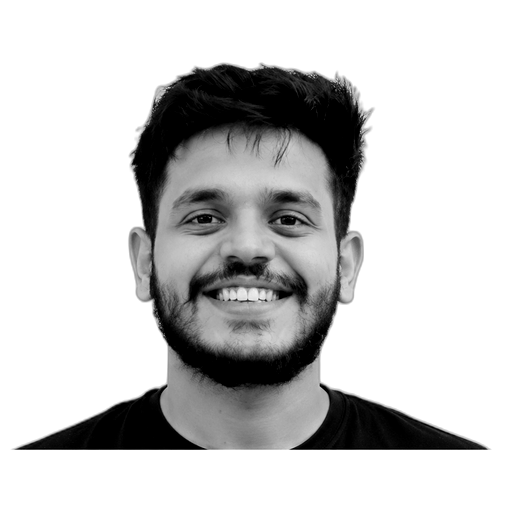
#> input picture assets/prepped.png, 512 x 512 px
$ python make_ascii_svg.py --input ../assets/prepped.png --output out.png
#> lines starting #> are read from the running program, lines starting #| are printed output that depends on the picture
### scripts/smil.py
"""Shared SMIL decoration for the profile SVGs.

An earlier version revealed content with staggered opacity animations. That
turned out to be fragile: when an SVG is embedded with <img> the animation
timeline is not guaranteed to advance -- a throttled tab, a still render, a
proxy that rasterises the image -- and anything whose animated value starts at
zero is then invisible forever, not merely un-animated. GitHub READMEs embed
images exactly that way, so the profile came out blank.

So content here is never animated into existence. Every glyph and square is
painted at full opacity, and animation is layered on top as decoration: a
sweep that passes over finished artwork, a cursor that blinks. If the timeline
never advances, the decoration parks somewhere harmless and the page still
reads exactly as intended.
"""


def scan_sweep(width, height, duration=6.0, colour="#39d353",
               band=None, opacity=0.16):
    """A soft horizontal band that travels down the artwork, forever.

    Parked at the very top when the timeline does not advance, where it reads
    as part of the border rather than as a missing element.
    """
    band = band or max(height * 0.08, 10)
    gid = f"sweep{int(width)}x{int(height)}"
    return (
        f'<defs>'
        f'<linearGradient id="{gid}" x1="0" y1="0" x2="0" y2="1">'
        f'<stop offset="0%" stop-color="{colour}" stop-opacity="0"/>'
        f'<stop offset="50%" stop-color="{colour}" stop-opacity="{opacity}"/>'
        f'<stop offset="100%" stop-color="{colour}" stop-opacity="0"/>'
        f'</linearGradient></defs>'
        f'<rect x="0" y="{-band}" width="{width}" height="{band}" '
        f'fill="url(#{gid})" pointer-events="none">'
        f'<animateTransform attributeName="transform" type="translate" '
        f'values="0,0; 0,{height + band}" dur="{duration}s" '
        f'repeatCount="indefinite"/>'
        f'</rect>'
    )


# [10 lines left out: function blink, not called in this run]

### scripts/make_ascii_svg.py
#!/usr/bin/env python3
"""Turn a prepared photo into an ASCII portrait as an SVG.

The animation is pure SMIL so it survives GitHub's README sanitiser, which
strips <script> and almost all inline CSS but renders SVG untouched. Each
row of characters is a <text> element, painted at full opacity, with a scan
sweep animated over the top.

    python3 scripts/make_ascii_svg.py --input assets/prepped.png \
        --output assets/portrait.svg
"""

import argparse
import os
from xml.sax.saxutils import escape

import numpy as np
from PIL import Image

from smil import scan_sweep

# Dark to light. The leading space is the background.
RAMP = " .:-=+*#%@"


def to_ascii(path, cols, char_aspect):
    """Sample the image into a grid of characters, darkest pixel -> densest glyph."""
    img = Image.open(path).convert("L")
    width, height = img.size
    rows = max(1, int(cols * (height / width) * char_aspect))
    img = img.resize((cols, rows), Image.LANCZOS)

    pixels = np.asarray(img, dtype=np.float32) / 255.0
    # Invert so bright pixels map to sparse glyphs on a dark terminal.
    idx = np.clip(((1.0 - pixels) * (len(RAMP) - 1)).round().astype(int),
                  0, len(RAMP) - 1)
    return ["".join(RAMP[i] for i in row) for row in idx]


def build_svg(lines, args):
    char_w = args.font_size * 0.6
    text_w = len(lines[0]) * char_w
    width = int(text_w) + args.padding * 2
    height = int(len(lines) * args.line_height) + args.padding * 2


    out = [
        f'<svg xmlns="http://www.w3.org/2000/svg" width="{width}" '
        f'height="{height}" viewBox="0 0 {width} {height}" '
        f'font-family="{escape(args.font)}" font-size="{args.font_size}">',
        f'  <rect width="100%" height="100%" fill="{args.background}" rx="10"/>',
        '  <g xml:space="preserve">',
    ]

    for i, line in enumerate(lines):
        y = args.padding + (i + 1) * args.line_height
        # textLength pins each row to an exact width, so the portrait keeps its
        # proportions no matter which monospace font the viewer actually has.
        out.append(
            f'    <text x="{args.padding}" y="{y}" fill="{args.color}" '
            f'textLength="{round(text_w, 2)}" lengthAdjust="spacingAndGlyphs" '
            f'>{escape(line)}</text>'
        )

    out.append('  </g>')
    out.append('  ' + scan_sweep(width, height, args.duration,
                                 colour=args.color))
    out.append('</svg>')
    return "\n".join(out)


def main():
    p = argparse.ArgumentParser(description=__doc__,
                                formatter_class=argparse.RawDescriptionHelpFormatter)
    p.add_argument("--input", required=True, help="prepared grayscale image")
    p.add_argument("--output", required=True, help="SVG path to write")
    p.add_argument("--cols", type=int, default=78,
                   help="character columns across (default: 78)")
    p.add_argument("--char-aspect", type=float, default=0.5,
                   help="glyph height/width ratio correction (default: 0.5)")
    p.add_argument("--font-size", type=float, default=9.0)
    p.add_argument("--line-height", type=float, default=9.0)
    p.add_argument("--font", default="SFMono-Regular,Consolas,Menlo,monospace")
    p.add_argument("--color", default="#39d353", help="glyph colour")
    p.add_argument("--background", default="#0d1117")
    p.add_argument("--padding", type=int, default=14)
    p.add_argument("--duration", type=float, default=6.0,
                   help="seconds for one pass of the scan sweep")
    args = p.parse_args()

    lines = to_ascii(args.input, args.cols, args.char_aspect)
#> in to_ascii, img is the input picture: PIL image 512x512 L; min 0, max 255, mean 201.6
#> in to_ascii, `img = img.resize((cols, rows), Image.LANCZOS)`:
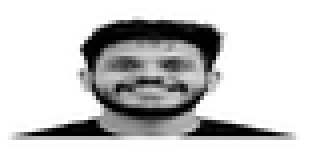
#> img: PIL image 78x39 L (shown 4 times larger); min 0, max 255, mean 201.2
#> in to_ascii, `idx = np.clip(((1.0 - pixels) * (len(RAMP) - 1)).round().astype(int), ..`:
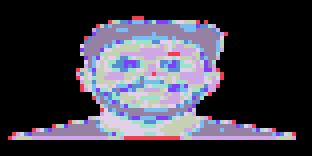
#> idx: shape (39, 78) int64 (shown 4 times larger); 10 distinct labels, from 0 to 9; one colour per label, 0 black
#> lines = 39 items
    svg = build_svg(lines, args)
#> in build_svg, `text_w = len(lines[0]) * char_w`: text_w = 421.2
#> in build_svg, `width = int(text_w) + args.padding * 2`: width = 449
#> in build_svg, `height = int(len(lines) * args.line_height) + args.padding * 2`: height = 379
#> the loop in build_svg, `for i, line in enumerate(lines):` made 39 passes
#> y on passes 1 to 12: 23, 32, 41, 50, 59, 68, 77, 86, 95, 104, 113, 122
#> after the loop in build_svg, `for i, line in enumerate(lines):`: out = 42 items
#> in scan_sweep, `band = band or max(height * 0.08, 10)`: band = 30.32
#> in scan_sweep, `gid = f"sweep{int(width)}x{int(height)}"`: gid = 'sweep449x379'

    os.makedirs(os.path.dirname(os.path.abspath(args.output)), exist_ok=True)
    with open(args.output, "w") as f:
        f.write(svg)
    print(f"wrote {args.output} ({len(lines[0])}x{len(lines)} chars)")
#| wrote out.png (78x39 chars)


if __name__ == "__main__":
    main()

$ run again, with assets/passport.png copied over assets/prepped.png
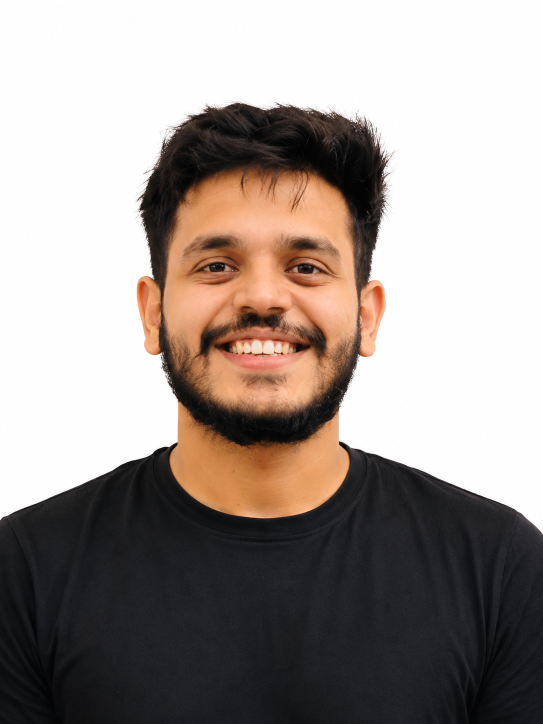
#> input picture assets/passport.png, 1086 x 1448 px (shown at 1/2 size)
#> in to_ascii, `img = img.resize((cols, rows), Image.LANCZOS)`:
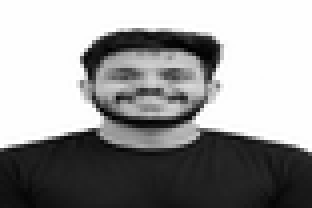
#> img: PIL image 78x52 L (shown 4 times larger); min 0, max 255, mean 151.5
#> in to_ascii, `idx = np.clip(((1.0 - pixels) * (len(RAMP) - 1)).round().astype(int), ..`:
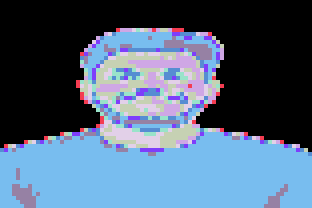
#> idx: shape (52, 78) int64 (shown 4 times larger); 10 distinct labels, from 0 to 9; one colour per label, 0 black
#> lines = 52 items
#> text_w = 421.2
#> in build_svg, `width = int(text_w) + args.padding * 2`: width = 449
#> in build_svg, `height = int(len(lines) * args.line_height) + args.padding * 2`: height = 496
#> the loop in build_svg, `for i, line in enumerate(lines):` made 52 passes
#> y on passes 1 to 8: 23, 32, 41, 50, 59, 68, 77, 86
#> after the loop in build_svg, `for i, line in enumerate(lines):`: out = 55 items
#> band = 39.68
#> gid = 'sweep449x496'
#| wrote out.png (78x52 chars)
